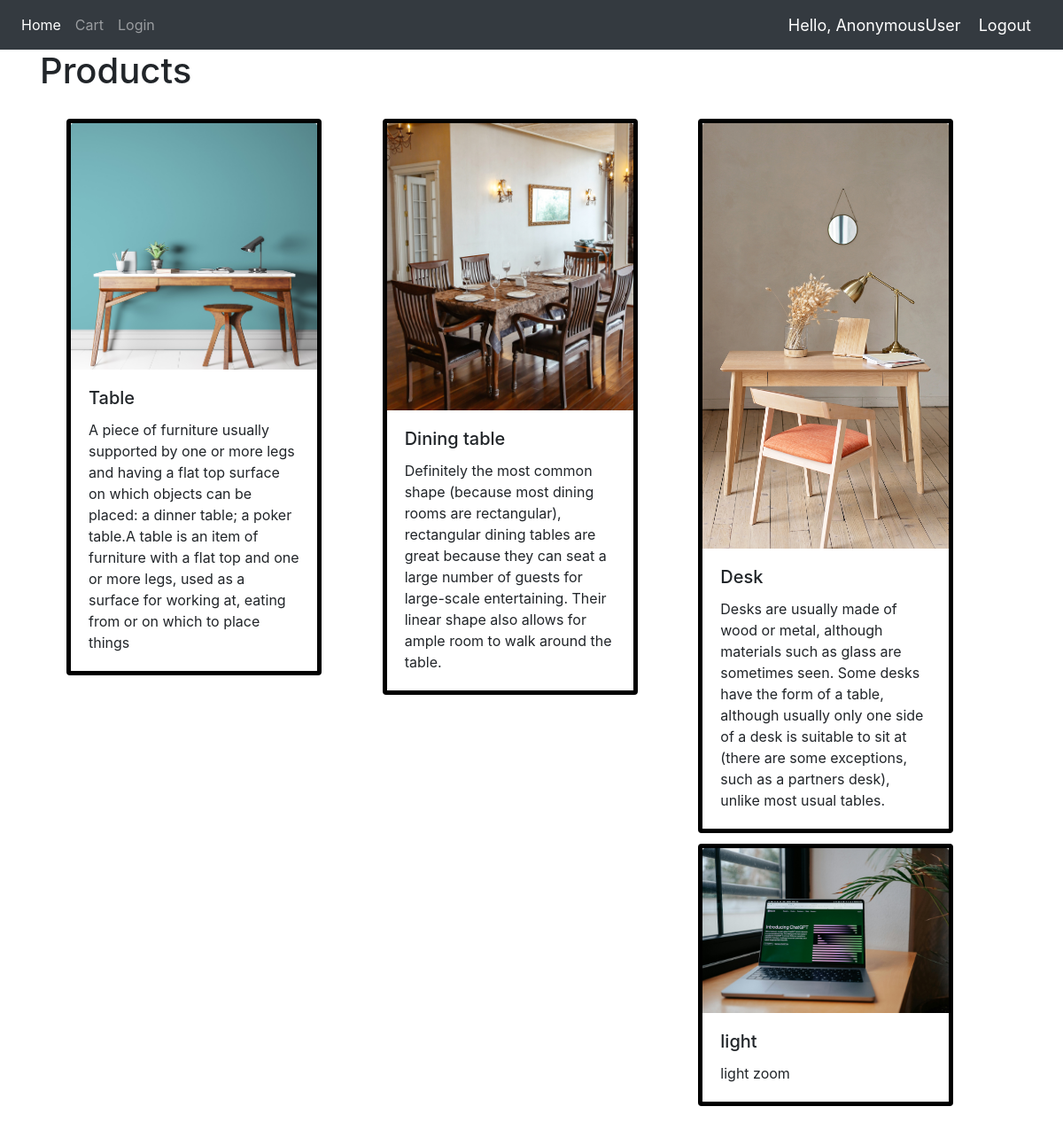
The page / on the database its author committed.
### website/models.py (models this page shows, shortened)
class Product(models.Model):
    name = models.CharField(max_length=200,null=True)
    image = models.ImageField(null=True,blank=True)
    description = models.CharField(max_length=400,null=True)

### website/views.py (the view)
# urls.py: 2. Add a URL to urlpatterns:  path('', views.home, name='home')
def home(request):
    products = Product.objects.all()
    context = {
        'products':products
    }
    return render(request,'website/home.html',context)

### website/templates/website/home.html
{% extends 'website/dependencies.html' %}
{% block content %}
<div class="container ">
<h1>Products</h1>
<div class="card-columns" style="padding: 10px; margin: 20px;">
{% for p  in products%}
    <div class="card" style="width: 18rem; border:5px black solid">
        <img class="card-img-top" src="{{p.image.url}}" alt="Card image cap">
        <div class="card-body">
        <h5 class="card-title">{{p.name}}</h5>
        <p class="card-text">{{p.description}}</p>
        </div>
    </div>
 {% endfor %}
</div>
{% endblock %}

### website/templates/website/dependencies.html (shortened to what this page needs)
{% load static %}
<html>
    <head>
        <link rel="stylesheet" href="https://stackpath.bootstrapcdn.com/bootstrap/4.5.0/css/bootstrap.min.css">
    </head>
    <body>
        {% include 'website/navbar.html' %}
        {% block content %}
        {% endblock %}
        <br>
    </body>
</html>

### website/templates/website/navbar.html (shortened to what this page needs)
{% load static %}
<nav class="navbar navbar-expand-lg navbar-dark bg-dark">
  <div class="collapse navbar-collapse" id="navbarNav">
    <ul class="navbar-nav">
      <li class="nav-item active">
        <a class="nav-link" href="{% url 'home' %}">Home</a>
      </li>
      {% if request.user.is_staff %}
      </li>
      <li class="nav-item active">
        <a class="nav-link" href="{% url 'addProduct' %}">Add Product</a>
      </li>
      {% else %}
      <li class="nav-item">
        <a class="nav-link" href="{% url 'placeOrder' request.user.customer.id %}">Cart</a>
      </li>
      {% endif %}
      <li class="nav-item">
        <a class="nav-link" href="{% url 'login' %}">Login</a>
      </li>
    </ul>
  </div>
  <span class="greet">Hello, {{request.user}}</span>
  <span ><a  class="greet" href="{% url 'logout' %}">Logout</a></span>
</nav>

### website/templates/website/navbar.html (style rules this page uses)
.greet { font-size: 18px; color: #fff; margin-right: 20px; }

### rows shown on the page
Product: image (picture), name "Table", description "A piece of furniture usually supported by one or more legs and having a flat top surface on which objects can be placed: a dinner table; a poker table.A table is an item of furniture with a flat top and one or more legs, used as a surface for working at, eating from or on which to place things"
Product: image (picture), name "Dining table", description "Definitely the most common shape (because most dining rooms are rectangular), rectangular dining tables are great because they can seat a large number of guests for large-scale entertaining. Their linear shape also allows for ample room to walk around the table."
Product: image (picture), name "Desk", description "Desks are usually made of wood or metal, although materials such as glass are sometimes seen. Some desks have the form of a table, although usually only one side of a desk is suitable to sit at (there are some exceptions, such as a partners desk), unlike most usual tables."
Product: image (picture), name "light", description "light zoom"

### other values the page prints
{{ request.user }} "AnonymousUser"
